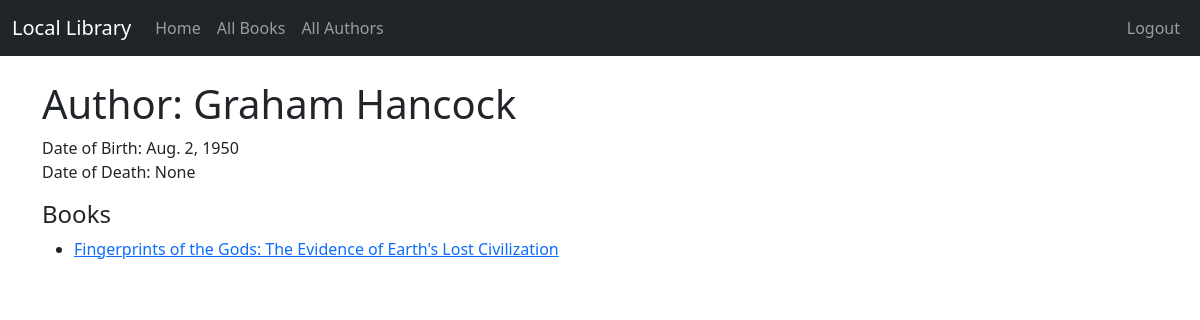
The app's page /author_detail/1 (signed in) with its own data.
### catalog/models.py (models this page shows, shortened)
class Author(models.Model):
    first_name = models.CharField(max_length=100)
    last_name = models.CharField(max_length=100)
    date_of_birth = models.DateField(null=True, blank=True)
    date_of_death = models.DateField('Died', null=True, blank=True)
    class Meta:
        ordering = ['last_name', 'first_name']

class Book(models.Model):
    title = models.CharField(max_length=200)
    author = models.ForeignKey('Author', on_delete=models.RESTRICT, null=True)
    summary = models.TextField(max_length=1000, help_text='Enter a brief description of the book')
    isbn = models.CharField('ISBN', max_length=13, unique=True,
                            help_text='13 Character <a href="https://www.isbn-international.org/content/what-isbn">ISBN number</a>')
    genre = models.ManyToManyField(Genre, help_text='Select a genre for this book')
    def __str__(self):
        return self.title

### catalog/views.py (the view)
# urls.py: path('author_detail/<int:pk>', views.AuthorDetailView.as_view(), name='author_detail'),
class AuthorDetailView(LoginRequiredMixin, generic.DetailView):
    model = Author

### catalog/templates/catalog/author_detail.html
{% extends "base.html" %}
{% block content %}
  <h1>Author: {{author.first_name}} {{ author.last_name }}</h1>
  <p>Date of Birth: {{ author.date_of_birth }} <br/> Date of Death: {{ author.date_of_death }}</p>
<h4>Books</h4>
<ul>
{% for book in author.book_set.all %}
  <li><a href="{% url 'book_detail' book.pk %}">{{book}}</a></li>
{% endfor %}
</ul>
{% endblock %}

### records on screen
Author: first_name "Graham", last_name "Hancock", date_of_birth "Aug. 2, 1950", date_of_death "None"
Book: title "Fingerprints of the Gods: The Evidence of Earth's Lost Civilization"
